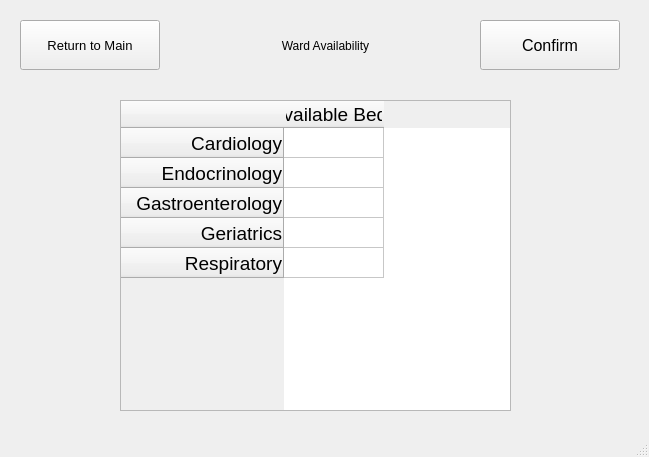
<?xml version="1.0" encoding="UTF-8"?>
<ui version="4.0">
 <class>MainWindow</class>
 <widget class="QMainWindow" name="MainWindow">
  <property name="geometry">
   <rect>
    <x>0</x>
    <y>0</y>
    <width>649</width>
    <height>457</height>
   </rect>
  </property>
  <property name="windowTitle">
   <string>MainWindow</string>
  </property>
  <widget class="QWidget" name="centralwidget">
   <widget class="QTableWidget" name="wardBedEdit">
    <property name="geometry">
     <rect>
      <x>120</x>
      <y>100</y>
      <width>391</width>
      <height>311</height>
     </rect>
    </property>
    <property name="font">
     <font>
      <family>Arial</family>
      <pointsize>14</pointsize>
     </font>
    </property>
    <row>
     <property name="text">
      <string>Cardiology</string>
     </property>
     <property name="textAlignment">
      <set>AlignTrailing|AlignVCenter</set>
     </property>
    </row>
    <row>
     <property name="text">
      <string>Endocrinology</string>
     </property>
     <property name="textAlignment">
      <set>AlignTrailing|AlignVCenter</set>
     </property>
    </row>
    <row>
     <property name="text">
      <string>Gastroenterology</string>
     </property>
     <property name="textAlignment">
      <set>AlignTrailing|AlignVCenter</set>
     </property>
    </row>
    <row>
     <property name="text">
      <string>Geriatrics</string>
     </property>
     <property name="textAlignment">
      <set>AlignTrailing|AlignVCenter</set>
     </property>
    </row>
    <row>
     <property name="text">
      <string>Respiratory</string>
     </property>
     <property name="textAlignment">
      <set>AlignTrailing|AlignVCenter</set>
     </property>
    </row>
    <column>
     <property name="text">
      <string>Available Beds</string>
     </property>
     <property name="textAlignment">
      <set>AlignCenter</set>
     </property>
    </column>
   </widget>
   <widget class="QPushButton" name="buttConfirm">
    <property name="geometry">
     <rect>
      <x>480</x>
      <y>20</y>
      <width>140</width>
      <height>50</height>
     </rect>
    </property>
    <property name="font">
     <font>
      <family>Arial</family>
      <pointsize>12</pointsize>
     </font>
    </property>
    <property name="text">
     <string>Confirm</string>
    </property>
   </widget>
   <widget class="QLabel" name="wardAvailTitle">
    <property name="geometry">
     <rect>
      <x>200</x>
      <y>20</y>
      <width>251</width>
      <height>51</height>
     </rect>
    </property>
    <property name="styleSheet">
     <string notr="true">font: 25pt &quot;Arial&quot;;</string>
    </property>
    <property name="text">
     <string>Ward Availability</string>
    </property>
    <property name="alignment">
     <set>Qt::AlignCenter</set>
    </property>
   </widget>
   <widget class="QPushButton" name="buttBack">
    <property name="geometry">
     <rect>
      <x>20</x>
      <y>20</y>
      <width>140</width>
      <height>50</height>
     </rect>
    </property>
    <property name="font">
     <font>
      <family>Arial</family>
      <pointsize>10</pointsize>
     </font>
    </property>
    <property name="text">
     <string>Return to Main</string>
    </property>
   </widget>
  </widget>
  <widget class="QStatusBar" name="statusbar"/>
 </widget>
 <resources/>
 <connections/>
</ui>
